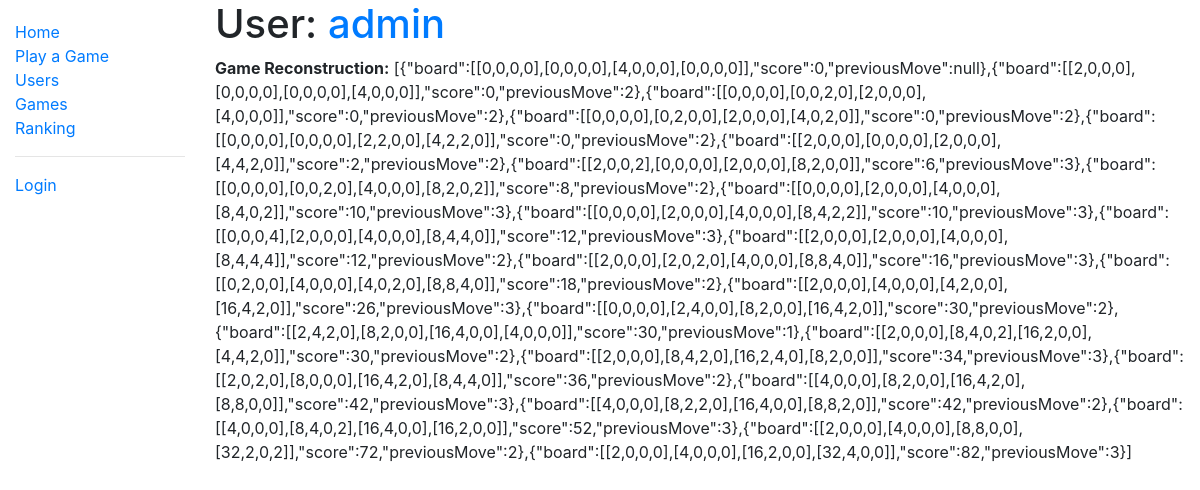
Screenshot of /two_zero_four_eight/game/6 with the database file from the repository.
### two_zero_four_eight/models.py (models this page shows, shortened)
class Game(models.Model):
    player = models.ForeignKey(User, on_delete=models.SET_NULL, null=True, blank=True)
    score = models.PositiveIntegerField(verbose_name='Score', default=1)
    started_at = models.DateTimeField(default=timezone.now)
    duration_second = models.PositiveIntegerField(verbose_name='Duration in Second')
    time_2048_second = models.PositiveIntegerField(verbose_name='Time taken to achieve 2048', null=True, blank=True)
    move = models.PositiveIntegerField(verbose_name='Number of Moves', default=0)
    useless_move = models.IntegerField(verbose_name='Number of useless moves', default=0)
    game_reconstruction = models.TextField(verbose_name='Game Reconstruction', null=True, default=None)
    class Meta:
        ordering = ['-started_at']

class User(AbstractUser):
    game_played = models.IntegerField(verbose_name='Number of Games Played', default=0)
    highest_score = models.PositiveIntegerField(verbose_name='Highest Score', null=True, blank=True)
    fastest_solve = models.PositiveIntegerField(verbose_name='Fastest Solve', null=True, blank=True)
    experience = models.IntegerField(verbose_name='Experience', default=0)
    money_deposited = models.IntegerField(verbose_name='Money Deposited', default=0)
    num_follower = models.IntegerField(verbose_name='Followers', default=0)
    num_following = models.IntegerField(verbose_name='Followings', default=0)
    class Meta:
        ordering = ['date_joined']
    def get_absolute_url(self):
        return reverse('user-detail', args=[str(self.id)])

### two_zero_four_eight/views.py (the view)
# urls.py: path('game/<int:pk>', views.GameDetailView.as_view(), name='game-detail'),
class GameDetailView(generic.DetailView):
    model = Game

### two_zero_four_eight/templates/two_zero_four_eight/game_detail.html
{% extends "base_generic.html" %}
{% block content %}
  <h1>User: <a href = '{{game.player.get_absolute_url}}'>{{ game.player }} </a></h1>
  <p><strong>Game Reconstruction:</strong> {{ game.game_reconstruction }}</p>
{% endblock %}

### rows the page displays
Game: player "admin", game_reconstruction "[{\"board\":[[0,0,0,0],[0,0,0,0],[4,0,0,0],[0,0,0,0]],\"score\":0,\"previousMove\":null},{\"board\":[[2,0,0,0],[0,0,0,0],[0,0,0,0],[4,0,0,0]],\"score\":0,\"previousMove\":2},{\"board\":[[0,0,0,0],[0,0,2,0],[2,0,0,0],[4,0,0,0]],\"score\":0,\"previousMove\":2},{\"board\":[[0,0,0,0],[0,2,0,0],[2,0,0,0],[4,0,2,0]],\"score\":0,\"previousMove\":2},{\"board\":[[0,0,0,0],[0,0,0,0],[2,2,0,0],[4,2,2,0]],\"score\":0,\"previousMove\":2},{\"board\":[[2,0,0,0],[0,0,0,0],[2,0,0,0],[4,4,2,0]],\"score\":2,\"previousMove\":2},{\"board\":[[2,0,0,2],[0,0,0,0],[2,0,0,0],[8,2,0,0]],\"score\":6,\"previousMove\":3},{\"board\":[[0,0,0,0],[0,0,2,0],[4,0,0,0],[8,2,0,2]],\"score\":8,\"previousMove\":2},{\"board\":[[0,0,0,0],[2,0,0,0],[4,0,0,0],[8,4,0,2]],\"score\":10,\"p…"
